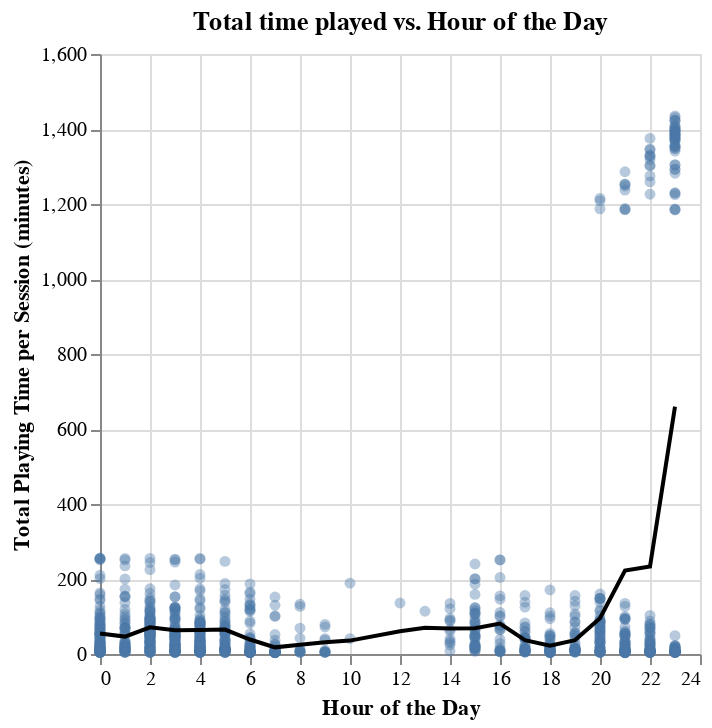

Notebook source saved alongside this figure:
### Code cell
# Assign predictions to data 
sessions_preds = sessions_train.assign(
    predictions= sessions_gridsearch.predict(sessions_train[['start_hour']])
)

# Plotting the data
base_plot = alt.Chart(sessions_preds).mark_circle(opacity=0.4).encode(
    x=alt.X('start_hour').title('Hour of the Day'),
    y=alt.Y('time_played_mins').title('Total Playing Time per Session (minutes)'),
)

# Plotting the predictions
pred_line = (
    alt.Chart(sessions_preds)
    .mark_line(color='black')
    .encode(
        x='start_hour',
        y='predictions'
    )
)

# Visualizing the data and predictions together
sessions_plot = alt.layer(base_plot, pred_line).properties(
    title='Total time played vs. Hour of the Day'
)
# Create a figure title and display the plot
display(sessions_plot)
display(Markdown("**Figure 5:** Predicted values of playing time (black line) for the KNN regression model."))

### Figure 1 — Vega specification as saved in the notebook (floating-point values rounded to 4 significant figures; data arrays with more than 128 entries replaced by an {"elided": "..."} marker saying what was removed)
{"$schema": "https://vega.github.io/schema/vega/v5.json", "data": [{"name": "source_0", "values": {"elided": "1149 records"}}, {"name": "data_0", "values": {"elided": "1149 records"}}], "marks": [{"type": "symbol", "name": "layer_0_marks", "from": {"data": "data_0"}, "encode": {"update": {"y": {"field": "time_played_mins", "scale": "y"}, "fill": {"value": "#4c78a8"}, "opacity": {"value": 0.4}, "x": {"field": "start_hour", "scale": "x"}, "shape": {"value": "circle"}}}, "style": ["circle"]}, {"type": "line", "name": "layer_1_marks", "from": {"data": "source_0"}, "sort": {"field": "x"}, "encode": {"update": {"y": {"field": "predictions", "scale": "y"}, "defined": {"signal": "isValid(datum[\"start_hour\"]) && isFinite(+datum[\"start_hour\"]) && isValid(datum[\"predictions\"]) && isFinite(+datum[\"predictions\"])"}, "x": {"field": "start_hour", "scale": "x"}, "stroke": {"value": "black"}}}, "style": ["line"]}], "scales": [{"name": "x", "type": "linear", "domain": {"fields": [{"data": "data_0", "field": "start_hour"}, {"data": "source_0", "field": "start_hour"}]}, "range": [0, {"signal": "width"}], "zero": true, "nice": true}, {"name": "y", "type": "linear", "domain": {"fields": [{"data": "data_0", "field": "time_played_mins"}, {"data": "source_0", "field": "predictions"}]}, "range": [{"signal": "height"}, 0], "zero": true, "nice": true}], "axes": [{"scale": "x", "grid": true, "gridScale": "y", "domain": false, "maxExtent": 0, "ticks": false, "tickCount": {"signal": "ceil(width/40)"}, "aria": false, "labels": false, "orient": "bottom", "minExtent": 0, "zindex": 0}, {"scale": "y", "ticks": false, "grid": true, "domain": false, "gridScale": "x", "zindex": 0, "aria": false, "orient": "left", "maxExtent": 0, "tickCount": {"signal": "ceil(height/40)"}, "labels": false, "minExtent": 0}, {"scale": "x", "title": "Hour of the Day", "labelFlush": true, "orient": "bottom", "tickCount": {"signal": "ceil(width/40)"}, "grid": false, "labelOverlap": true, "zindex": 0}, {"scale": "y", "orient": "left", "grid": false, "labelOverlap": true, "title": "Total Playing Time per Session (minutes)", "tickCount": {"signal": "ceil(height/40)"}, "zindex": 0}], "title": {"text": "Total time played vs. Hour of the Day", "frame": "group"}, "width": 300, "background": "white", "height": 300, "style": "cell", "padding": 5}
